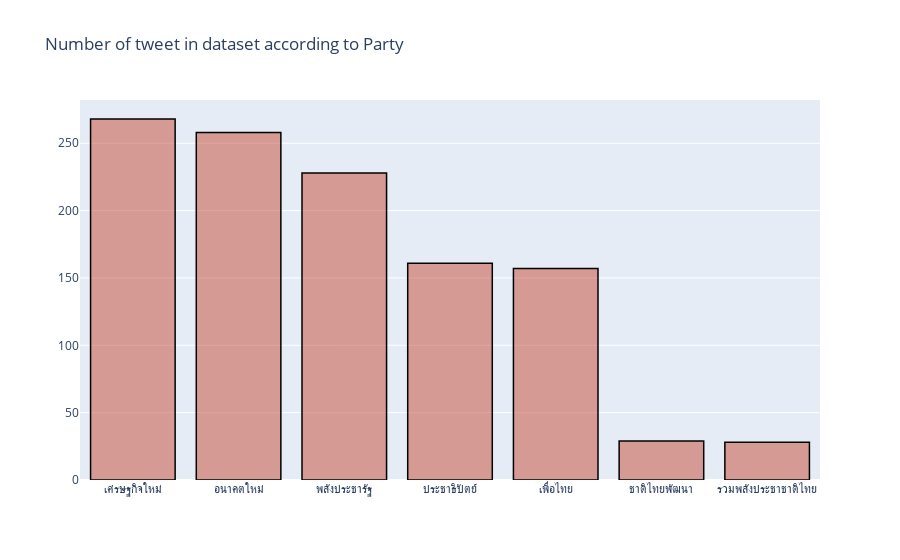

Source (notebook cell):
### Code cell
cnt_ = df['Party'].value_counts()
cnt_.reset_index()

trace1 = go.Bar(
                x = cnt_.index,
                y = cnt_.values,
                name = "Number of tweet in dataset",
                marker = dict(color = 'rgba(200, 74, 55, 0.5)',
                             line=dict(color='rgb(0,0,0)',width=1.5)),
                )

data = [trace1]
layout = go.Layout(barmode = "group",title = 'Number of tweet in dataset according to Party')
fig = go.Figure(data = data, layout = layout)
py.iplot(fig)

### Figure 1 — Plotly figure (JSON) as saved in the notebook; plotly's stock layout.template omitted (floating-point values rounded to 4 significant figures)
{"data": [{"marker": {"color": "rgba(200, 74, 55, 0.5)", "line": {"color": "rgb(0,0,0)", "width": 1.5}}, "name": "Number of tweet in dataset", "type": "bar", "x": ["เศรษฐกิจใหม่", "อนาคตใหม่", "พลังประชารัฐ", "ประชาธิปัตย์", "เพื่อไทย", "ชาติไทยพัฒนา", "รวมพลังประชาชาติไทย"], "y": [268, 258, 228, 161, 157, 29, 28]}], "layout": {"barmode": "group", "title": {"text": "Number of tweet in dataset according to Party"}}}
